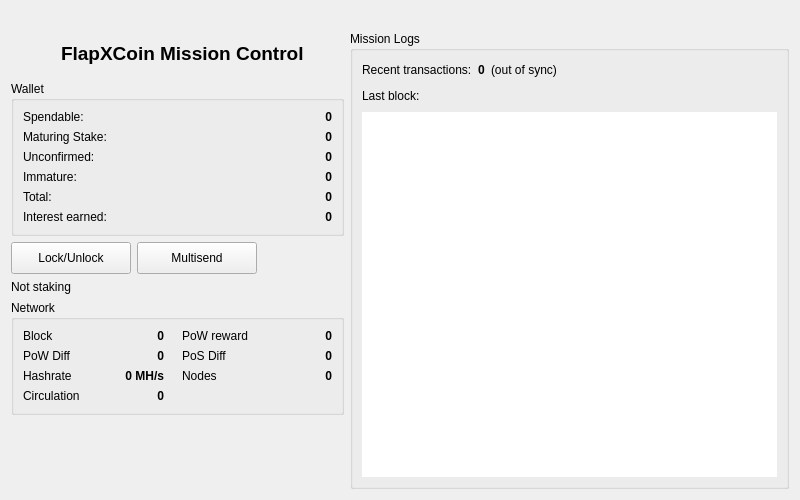
<?xml version="1.0" encoding="UTF-8"?>
<ui version="4.0">
 <class>OverviewPage</class>
 <widget class="QWidget" name="OverviewPage">
  <property name="geometry"><rect><x>0</x><y>0</y><width>800</width><height>500</height></rect></property>
  <property name="windowTitle"><string>Form</string></property>
  <layout class="QVBoxLayout" name="mainLayout">
   <item>
    <widget class="QLabel" name="labelAlerts">
     <property name="visible"><bool>false</bool></property>
     <property name="wordWrap"><bool>true</bool></property>
     <property name="margin"><number>3</number></property>
    </widget>
   </item>
   <item>
    <layout class="QHBoxLayout" name="columnsLayout" stretch="0,1">
     <item>
      <layout class="QVBoxLayout" name="leftColumn">
       <item>
        <layout class="QHBoxLayout" name="headerLayout">
         <item>
          <widget class="QLabel" name="label_18">
           <property name="minimumSize"><size><width>44</width><height>44</height></size></property>
           <property name="maximumSize"><size><width>44</width><height>44</height></size></property>
           <property name="pixmap"><pixmap resource="../bitcoin.qrc">:/icons/bitcoin</pixmap></property>
           <property name="scaledContents"><bool>true</bool></property>
          </widget>
         </item>
         <item>
          <widget class="QLabel" name="labelOverviewTitle">
           <property name="font"><font><pointsize>14</pointsize><weight>75</weight><bold>true</bold></font></property>
           <property name="text"><string>FlapXCoin Mission Control</string></property>
          </widget>
         </item>
         <item><spacer name="headerSpacer"><property name="orientation"><enum>Qt::Horizontal</enum></property><property name="sizeHint" stdset="0"><size><width>40</width><height>20</height></size></property></spacer></item>
        </layout>
       </item>
       <item>
        <widget class="QGroupBox" name="groupBox_2">
         <property name="title"><string>Wallet</string></property>
         <layout class="QGridLayout" name="walletGrid" columnstretch="0,1"><item row="0" column="0"><widget class="QLabel" name="label"><property name="text"><string>Spendable:</string></property></widget></item><item row="0" column="1"><widget class="QLabel" name="labelBalance"><property name="text"><string>0</string></property><property name="font"><font><weight>75</weight><bold>true</bold></font></property><property name="alignment"><set>Qt::AlignRight|Qt::AlignTrailing|Qt::AlignVCenter</set></property><property name="textInteractionFlags"><set>Qt::LinksAccessibleByMouse|Qt::TextSelectableByMouse</set></property></widget></item><item row="1" column="0"><widget class="QLabel" name="label_2"><property name="text"><string>Maturing Stake:</string></property></widget></item><item row="1" column="1"><widget class="QLabel" name="labelStake"><property name="text"><string>0</string></property><property name="font"><font><weight>75</weight><bold>true</bold></font></property><property name="alignment"><set>Qt::AlignRight|Qt::AlignTrailing|Qt::AlignVCenter</set></property><property name="textInteractionFlags"><set>Qt::LinksAccessibleByMouse|Qt::TextSelectableByMouse</set></property></widget></item><item row="2" column="0"><widget class="QLabel" name="label_3"><property name="text"><string>Unconfirmed:</string></property></widget></item><item row="2" column="1"><widget class="QLabel" name="labelUnconfirmed"><property name="text"><string>0</string></property><property name="font"><font><weight>75</weight><bold>true</bold></font></property><property name="alignment"><set>Qt::AlignRight|Qt::AlignTrailing|Qt::AlignVCenter</set></property><property name="textInteractionFlags"><set>Qt::LinksAccessibleByMouse|Qt::TextSelectableByMouse</set></property></widget></item><item row="3" column="0"><widget class="QLabel" name="labelImmatureText"><property name="text"><string>Immature:</string></property></widget></item><item row="3" column="1"><widget class="QLabel" name="labelImmature"><property name="text"><string>0</string></property><property name="font"><font><weight>75</weight><bold>true</bold></font></property><property name="alignment"><set>Qt::AlignRight|Qt::AlignTrailing|Qt::AlignVCenter</set></property><property name="textInteractionFlags"><set>Qt::LinksAccessibleByMouse|Qt::TextSelectableByMouse</set></property></widget></item><item row="4" column="0"><widget class="QLabel" name="label_6"><property name="text"><string>Total:</string></property></widget></item><item row="4" column="1"><widget class="QLabel" name="labelTotal"><property name="text"><string>0</string></property><property name="font"><font><weight>75</weight><bold>true</bold></font></property><property name="alignment"><set>Qt::AlignRight|Qt::AlignTrailing|Qt::AlignVCenter</set></property><property name="textInteractionFlags"><set>Qt::LinksAccessibleByMouse|Qt::TextSelectableByMouse</set></property></widget></item><item row="5" column="0"><widget class="QLabel" name="label_7"><property name="text"><string>Interest earned:</string></property></widget></item><item row="5" column="1"><widget class="QLabel" name="labelInterest"><property name="text"><string>0</string></property><property name="font"><font><weight>75</weight><bold>true</bold></font></property><property name="alignment"><set>Qt::AlignRight|Qt::AlignTrailing|Qt::AlignVCenter</set></property><property name="textInteractionFlags"><set>Qt::LinksAccessibleByMouse|Qt::TextSelectableByMouse</set></property></widget></item></layout>
        </widget>
       </item>
       <item>
        <layout class="QHBoxLayout" name="buttonsLayout">
         <item><widget class="QPushButton" name="unlockWalletActionNew"><property name="minimumSize"><size><width>120</width><height>32</height></size></property><property name="text"><string>Lock/Unlock</string></property></widget></item>
         <item><widget class="QPushButton" name="startButton"><property name="minimumSize"><size><width>120</width><height>32</height></size></property><property name="text"><string>Multisend</string></property></widget></item>
         <item><spacer name="buttonsSpacer"><property name="orientation"><enum>Qt::Horizontal</enum></property><property name="sizeHint" stdset="0"><size><width>40</width><height>20</height></size></property></spacer></item>
        </layout>
       </item>
       <item><widget class="QLabel" name="labelMyWeight"><property name="text"><string>Not staking</string></property><property name="wordWrap"><bool>true</bool></property></widget></item>
       <item>
        <widget class="QGroupBox" name="groupBoxNetwork">
         <property name="title"><string>Network</string></property>
         <layout class="QGridLayout" name="networkGrid" columnstretch="0,1,0,1"><property name="horizontalSpacing"><number>18</number></property><item row="0" column="0"><widget class="QLabel" name="label_14"><property name="text"><string>Block</string></property></widget></item><item row="0" column="1"><widget class="QLabel" name="heightBox"><property name="text"><string>0</string></property><property name="font"><font><weight>75</weight><bold>true</bold></font></property><property name="alignment"><set>Qt::AlignRight|Qt::AlignTrailing|Qt::AlignVCenter</set></property><property name="textInteractionFlags"><set>Qt::LinksAccessibleByMouse|Qt::TextSelectableByMouse</set></property></widget></item><item row="0" column="2"><widget class="QLabel" name="label_12"><property name="text"><string>PoW reward</string></property></widget></item><item row="0" column="3"><widget class="QLabel" name="rewardBox"><property name="text"><string>0</string></property><property name="font"><font><weight>75</weight><bold>true</bold></font></property><property name="alignment"><set>Qt::AlignRight|Qt::AlignTrailing|Qt::AlignVCenter</set></property><property name="textInteractionFlags"><set>Qt::LinksAccessibleByMouse|Qt::TextSelectableByMouse</set></property></widget></item><item row="3" column="0"><widget class="QLabel" name="label_9"><property name="text"><string>Circulation</string></property></widget></item><item row="3" column="1"><widget class="QLabel" name="volumeBox"><property name="text"><string>0</string></property><property name="font"><font><weight>75</weight><bold>true</bold></font></property><property name="alignment"><set>Qt::AlignRight|Qt::AlignTrailing|Qt::AlignVCenter</set></property><property name="textInteractionFlags"><set>Qt::LinksAccessibleByMouse|Qt::TextSelectableByMouse</set></property></widget></item><item row="1" column="0"><widget class="QLabel" name="label_13"><property name="text"><string>PoW Diff</string></property></widget></item><item row="1" column="1"><widget class="QLabel" name="diffBox"><property name="text"><string>0</string></property><property name="font"><font><weight>75</weight><bold>true</bold></font></property><property name="alignment"><set>Qt::AlignRight|Qt::AlignTrailing|Qt::AlignVCenter</set></property><property name="textInteractionFlags"><set>Qt::LinksAccessibleByMouse|Qt::TextSelectableByMouse</set></property></widget></item><item row="1" column="2"><widget class="QLabel" name="label_4"><property name="text"><string>PoS Diff</string></property></widget></item><item row="1" column="3"><widget class="QLabel" name="diffBox2"><property name="text"><string>0</string></property><property name="font"><font><weight>75</weight><bold>true</bold></font></property><property name="alignment"><set>Qt::AlignRight|Qt::AlignTrailing|Qt::AlignVCenter</set></property><property name="textInteractionFlags"><set>Qt::LinksAccessibleByMouse|Qt::TextSelectableByMouse</set></property></widget></item><item row="2" column="0"><widget class="QLabel" name="label_16"><property name="text"><string>Hashrate</string></property></widget></item><item row="2" column="1"><widget class="QLabel" name="pawrateBox"><property name="text"><string>0 MH/s</string></property><property name="font"><font><weight>75</weight><bold>true</bold></font></property><property name="alignment"><set>Qt::AlignRight|Qt::AlignTrailing|Qt::AlignVCenter</set></property><property name="textInteractionFlags"><set>Qt::LinksAccessibleByMouse|Qt::TextSelectableByMouse</set></property></widget></item><item row="2" column="2"><widget class="QLabel" name="label1_2"><property name="text"><string>Nodes</string></property></widget></item><item row="2" column="3"><widget class="QLabel" name="connectionBox"><property name="text"><string>0</string></property><property name="font"><font><weight>75</weight><bold>true</bold></font></property><property name="alignment"><set>Qt::AlignRight|Qt::AlignTrailing|Qt::AlignVCenter</set></property><property name="textInteractionFlags"><set>Qt::LinksAccessibleByMouse|Qt::TextSelectableByMouse</set></property></widget></item></layout>
        </widget>
       </item>
       <item><spacer name="leftColumnSpacer"><property name="orientation"><enum>Qt::Vertical</enum></property><property name="sizeHint" stdset="0"><size><width>20</width><height>40</height></size></property></spacer></item>
      </layout>
     </item>
     <item>
      <widget class="QGroupBox" name="groupBox">
       <property name="title"><string>Mission Logs</string></property>
       <layout class="QVBoxLayout" name="logsLayout">
        <item>
         <layout class="QHBoxLayout" name="logsHeader">
          <item><widget class="QLabel" name="label_8"><property name="text"><string>Recent transactions:</string></property></widget></item>
          <item><widget class="QLabel" name="labelNumTransactions"><property name="text"><string>0</string></property><property name="font"><font><weight>75</weight><bold>true</bold></font></property></widget></item>
          <item><widget class="QLabel" name="labelTransactionsStatus"><property name="text"><string>(out of sync)</string></property></widget></item>
          <item><spacer name="logsHeaderSpacer"><property name="orientation"><enum>Qt::Horizontal</enum></property><property name="sizeHint" stdset="0"><size><width>40</width><height>20</height></size></property></spacer></item>
         </layout>
        </item>
        <item>
         <layout class="QHBoxLayout" name="lastBlockLayout">
          <item><widget class="QLabel" name="label3_2"><property name="text"><string>Last block:</string></property></widget></item>
          <item><widget class="QLabel" name="localBox"><property name="text"><string></string></property><property name="font"><font><weight>75</weight><bold>true</bold></font></property><property name="textInteractionFlags"><set>Qt::LinksAccessibleByMouse|Qt::TextSelectableByMouse</set></property></widget></item>
          <item><spacer name="lastBlockSpacer"><property name="orientation"><enum>Qt::Horizontal</enum></property><property name="sizeHint" stdset="0"><size><width>40</width><height>20</height></size></property></spacer></item>
         </layout>
        </item>
        <item>
         <widget class="QListView" name="listTransactions">
          <property name="minimumSize"><size><width>300</width><height>0</height></size></property>
          <property name="frameShape"><enum>QFrame::NoFrame</enum></property>
          <property name="verticalScrollBarPolicy"><enum>Qt::ScrollBarAsNeeded</enum></property>
          <property name="horizontalScrollBarPolicy"><enum>Qt::ScrollBarAlwaysOff</enum></property>
         </widget>
        </item>
       </layout>
      </widget>
     </item>
    </layout>
   </item>
  </layout>
 </widget>
 <resources/>
 <connections/>
</ui>
